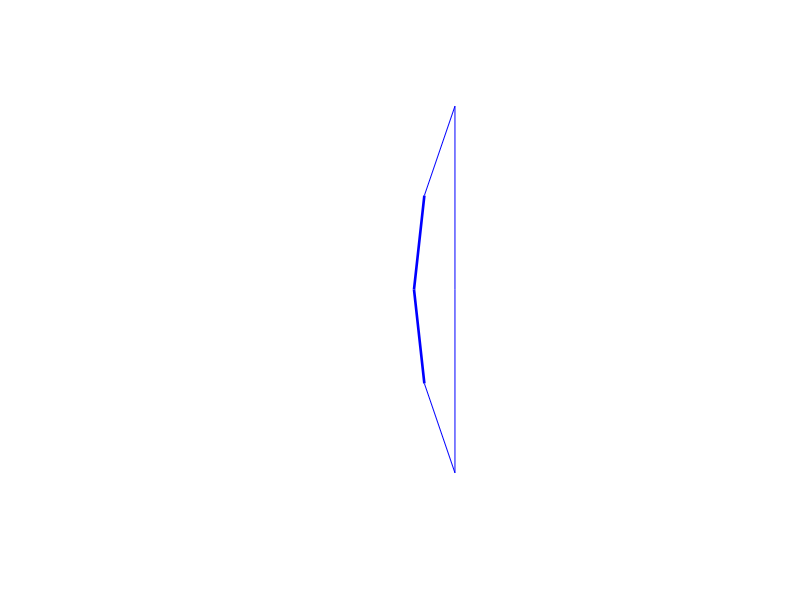

This figure's MATLAB source:

NN=6; %number of nodes                                                                                                                                                                                                 ; %number of nodes including string
%columns in elemental matrix
N1=1;N2=2;C=3;S=4;e=5;CrossA=6;L=7; ro=8;thick=9; I=10;
element=zeros(NN,10);

E =6894757290; %youngs Modulus of wood
p = 470; %Density (wood)
w = 0.04445; %Width of wood (Constant)
stringMass = 0.0164427; % Mass of the string 
stringE = 2e11; %String modulus of elasticity
stringR = 0.0015875/2; %String Diameter
stringP = 7750; %string density
thickIncrem=0.0127/(NN/2-2); %change in thickness when moving along the bow
tmax=16.75; %adjust this variable to change the curvature of the bow

%these variables are used to compute the shape of the bow
t=[0:0.0001:tmax]; 
r=(tmax^2+75^2)/(2*tmax);
x=t;
y=sqrt(r.^2-(t-r).^2);

%this section is used to calculate the arclength of half the bow
arclength=0;
for i=2:length(t)
    arclength= arclength+sqrt((y(i)-y(i-1))^2 + (x(i)-x(i-1))^2);
end

Nodes = zeros(NN,2); 
Nodes(NN/2,1) = x(1);
Nodes(NN/2,2) = y(1);
        
n=1;
linelength=0;
for i = 2:length(t)
  %arclength of the current element
  linelength = linelength + sqrt((y(i)-y(i-1))^2 + (x(i)-x(i-1))^2);

    if linelength +sqrt((y(i)-y(i-1))^2 + (x(i)-x(i-1))^2)> arclength/(NN/2-1)    %0.1655
        Nodes(NN/2-n,1) = x(i)/100; %divide by 100 to get into meters
        Nodes(NN/2-n,2) = y(i)/100;
        n = n +1;
        linelength=0;
    end

end

%creates the symmetry of the bow
for i=1:NN/2-1
    Nodes(NN-i,1)=Nodes(i,1);
    Nodes(NN-i,2)=-Nodes(i,2);
end
Nodes(end,1)=Nodes(end-1,1); %set inital position of string seperately

%fills in the elemental matrix
for i=1:NN
    %assign 2 local nodes to each element
    if i==NN
        element(i,N1)=1;
        element(i,N2)=i;
    else
        element(i,N2)=i+1;
        element(i,N1)=i;
    end
    
    %elements that can be computed without needing specific parameters like
    %youngs modulus and thickness
    element(i,L)=sqrt((Nodes(element(i,N2),1)-Nodes(element(i,N1),1))^2 + ...
        (Nodes(element(i,N2),2)-Nodes(element(i,N1),2))^2);
    
    %calculates C and S. Can be used to update angles
    element(i,C)= (Nodes(element(i,N2),1)-Nodes(element(i,N1),1))/element(i,L);%(x2-x1)/L
    element(i,S)= (Nodes(element(i,N2),2)-Nodes(element(i,N1),2))/element(i,L);%(y2-y1)/L
    
    %Add elemental information that requires specific parameters that are
    %different for the string and the bow
    if i<NN-1
        %Bow elements
        if i<=NN/2-1
            element(i,thick)=0.00635+(i-1)*thickIncrem;
            element(NN-1-i,thick)=element(i,9);
        end
        element(i,e)=E;
        element(i,CrossA)=w*element(i,thick);
        element(i,ro)=p;
        element(i,I)=w*element(i,thick)^3/12;
    else
        %String elements
        element(i,thick)=stringR*2;
        element(i,ro)=stringP;
        element(i,CrossA)=pi*(stringR)^2;
        element(i,e)=stringE;
        element(i,I)=pi* (stringR)^4 / 4; 
    end
end

%plots the bow
f=figure(1);
set(f,'color','white');
bow=zeros(NN,1);
axis equal, axis off
ylim([-1 1]);
xlim([-1 1]);

%thickness is multiplied by ten so that the change in thickness is apparent
for i=1:NN
    lx=[Nodes(element(i,N1),1) Nodes(element(i,N2),1)];
    ly=[Nodes(element(i,N1),2) Nodes(element(i,N2),2)];
    line(lx,ly,'color','blue','LineWidth',element(i,thick)*100);
end



